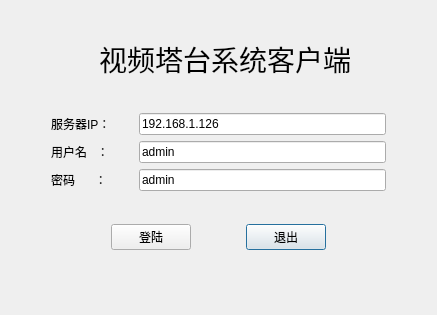
<?xml version="1.0" encoding="UTF-8"?>
<ui version="4.0">
 <class>LoginClient</class>
 <widget class="QDialog" name="LoginClient">
  <property name="geometry">
   <rect>
    <x>0</x>
    <y>0</y>
    <width>437</width>
    <height>315</height>
   </rect>
  </property>
  <property name="windowTitle">
   <string>Login</string>
  </property>
  <layout class="QGridLayout" name="gridLayout_4">
   <item row="4" column="0">
    <spacer name="verticalSpacer_2">
     <property name="orientation">
      <enum>Qt::Vertical</enum>
     </property>
     <property name="sizeHint" stdset="0">
      <size>
       <width>20</width>
       <height>40</height>
      </size>
     </property>
    </spacer>
   </item>
   <item row="1" column="0">
    <layout class="QGridLayout" name="gridLayout_3">
     <item row="0" column="2">
      <widget class="QLabel" name="label_5">
       <property name="font">
        <font>
         <pointsize>21</pointsize>
        </font>
       </property>
       <property name="text">
        <string>视频塔台系统客户端</string>
       </property>
      </widget>
     </item>
     <item row="0" column="0">
      <spacer name="horizontalSpacer">
       <property name="orientation">
        <enum>Qt::Horizontal</enum>
       </property>
       <property name="sizeHint" stdset="0">
        <size>
         <width>40</width>
         <height>20</height>
        </size>
       </property>
      </spacer>
     </item>
     <item row="0" column="3">
      <spacer name="horizontalSpacer_2">
       <property name="orientation">
        <enum>Qt::Horizontal</enum>
       </property>
       <property name="sizeHint" stdset="0">
        <size>
         <width>40</width>
         <height>20</height>
        </size>
       </property>
      </spacer>
     </item>
     <item row="0" column="1">
      <widget class="QLabel" name="label_4">
       <property name="sizePolicy">
        <sizepolicy hsizetype="Fixed" vsizetype="Fixed">
         <horstretch>0</horstretch>
         <verstretch>0</verstretch>
        </sizepolicy>
       </property>
       <property name="maximumSize">
        <size>
         <width>100</width>
         <height>100</height>
        </size>
       </property>
       <property name="text">
        <string/>
       </property>
       <property name="pixmap">
        <pixmap resource="../../build/resources.qrc">:/resources/logo.png</pixmap>
       </property>
       <property name="scaledContents">
        <bool>true</bool>
       </property>
       <property name="openExternalLinks">
        <bool>false</bool>
       </property>
      </widget>
     </item>
    </layout>
   </item>
   <item row="3" column="0">
    <layout class="QGridLayout" name="gridLayout" columnstretch="0,1,3,0">
     <item row="1" column="0">
      <spacer name="horizontalSpacer_5">
       <property name="orientation">
        <enum>Qt::Horizontal</enum>
       </property>
       <property name="sizeType">
        <enum>QSizePolicy::Fixed</enum>
       </property>
       <property name="sizeHint" stdset="0">
        <size>
         <width>40</width>
         <height>20</height>
        </size>
       </property>
      </spacer>
     </item>
     <item row="0" column="2">
      <widget class="QLineEdit" name="lineEdit_ip">
       <property name="text">
        <string>192.168.1.126</string>
       </property>
      </widget>
     </item>
     <item row="2" column="2">
      <widget class="QLineEdit" name="lineEdit_password">
       <property name="text">
        <string>admin</string>
       </property>
      </widget>
     </item>
     <item row="0" column="1">
      <widget class="QLabel" name="label">
       <property name="text">
        <string>服务器IP：</string>
       </property>
      </widget>
     </item>
     <item row="1" column="2">
      <widget class="QLineEdit" name="lineEdit_username">
       <property name="text">
        <string>admin</string>
       </property>
      </widget>
     </item>
     <item row="1" column="1">
      <widget class="QLabel" name="label_2">
       <property name="text">
        <string>用户名   ：</string>
       </property>
      </widget>
     </item>
     <item row="2" column="1">
      <widget class="QLabel" name="label_3">
       <property name="text">
        <string>密码      ：</string>
       </property>
      </widget>
     </item>
     <item row="1" column="3">
      <spacer name="horizontalSpacer_6">
       <property name="orientation">
        <enum>Qt::Horizontal</enum>
       </property>
       <property name="sizeType">
        <enum>QSizePolicy::Fixed</enum>
       </property>
       <property name="sizeHint" stdset="0">
        <size>
         <width>40</width>
         <height>20</height>
        </size>
       </property>
      </spacer>
     </item>
    </layout>
   </item>
   <item row="2" column="0">
    <spacer name="verticalSpacer_4">
     <property name="orientation">
      <enum>Qt::Vertical</enum>
     </property>
     <property name="sizeHint" stdset="0">
      <size>
       <width>20</width>
       <height>40</height>
      </size>
     </property>
    </spacer>
   </item>
   <item row="5" column="0">
    <layout class="QGridLayout" name="gridLayout_2">
     <item row="0" column="1">
      <spacer name="horizontalSpacer_8">
       <property name="orientation">
        <enum>Qt::Horizontal</enum>
       </property>
       <property name="sizeHint" stdset="0">
        <size>
         <width>40</width>
         <height>20</height>
        </size>
       </property>
      </spacer>
     </item>
     <item row="0" column="6">
      <spacer name="horizontalSpacer_4">
       <property name="orientation">
        <enum>Qt::Horizontal</enum>
       </property>
       <property name="sizeHint" stdset="0">
        <size>
         <width>40</width>
         <height>20</height>
        </size>
       </property>
      </spacer>
     </item>
     <item row="0" column="4">
      <widget class="QPushButton" name="pushButton_cancel">
       <property name="text">
        <string>退出</string>
       </property>
      </widget>
     </item>
     <item row="0" column="0">
      <spacer name="horizontalSpacer_3">
       <property name="orientation">
        <enum>Qt::Horizontal</enum>
       </property>
       <property name="sizeHint" stdset="0">
        <size>
         <width>40</width>
         <height>20</height>
        </size>
       </property>
      </spacer>
     </item>
     <item row="0" column="3">
      <spacer name="horizontalSpacer_7">
       <property name="orientation">
        <enum>Qt::Horizontal</enum>
       </property>
       <property name="sizeHint" stdset="0">
        <size>
         <width>40</width>
         <height>20</height>
        </size>
       </property>
      </spacer>
     </item>
     <item row="0" column="2">
      <widget class="QPushButton" name="pushButton_login">
       <property name="text">
        <string>登陆</string>
       </property>
      </widget>
     </item>
     <item row="0" column="5">
      <spacer name="horizontalSpacer_9">
       <property name="orientation">
        <enum>Qt::Horizontal</enum>
       </property>
       <property name="sizeHint" stdset="0">
        <size>
         <width>40</width>
         <height>20</height>
        </size>
       </property>
      </spacer>
     </item>
    </layout>
   </item>
   <item row="7" column="0">
    <spacer name="verticalSpacer_3">
     <property name="orientation">
      <enum>Qt::Vertical</enum>
     </property>
     <property name="sizeHint" stdset="0">
      <size>
       <width>20</width>
       <height>40</height>
      </size>
     </property>
    </spacer>
   </item>
   <item row="6" column="0">
    <spacer name="verticalSpacer">
     <property name="orientation">
      <enum>Qt::Vertical</enum>
     </property>
     <property name="sizeHint" stdset="0">
      <size>
       <width>20</width>
       <height>40</height>
      </size>
     </property>
    </spacer>
   </item>
   <item row="0" column="0">
    <spacer name="verticalSpacer_5">
     <property name="orientation">
      <enum>Qt::Vertical</enum>
     </property>
     <property name="sizeHint" stdset="0">
      <size>
       <width>20</width>
       <height>40</height>
      </size>
     </property>
    </spacer>
   </item>
  </layout>
 </widget>
 <resources>
  <include location="../../build/resources.qrc"/>
 </resources>
 <connections/>
</ui>
